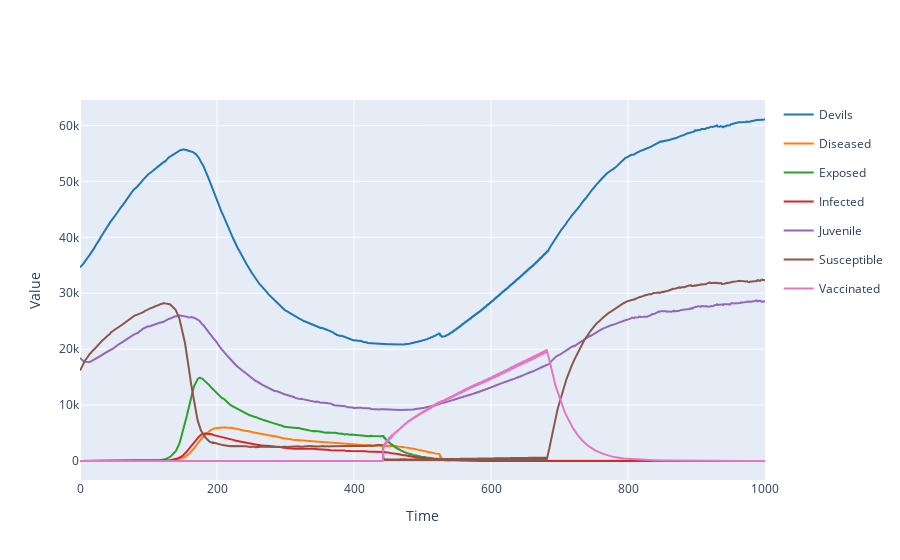

Source (notebook cell):
### Code cell
Saved_Results.plotplotly()

### Figure 1 — Plotly figure (JSON) as saved in the notebook; plotly's stock layout.template omitted (floating-point values rounded to 4 significant figures; data arrays with more than 128 entries replaced by an {"elided": "..."} marker saying what was removed)
{"data": [{"legendgroup": "Devils", "line": {"color": "#1f77b4"}, "mode": "lines", "name": "Devils", "type": "scatter", "x": {"elided": "1001 int values"}, "y": {"elided": "1001 int values"}}, {"legendgroup": "Diseased", "line": {"color": "#ff7f0e"}, "mode": "lines", "name": "Diseased", "type": "scatter", "x": {"elided": "1001 int values"}, "y": {"elided": "1001 int values"}}, {"legendgroup": "Exposed", "line": {"color": "#2ca02c"}, "mode": "lines", "name": "Exposed", "type": "scatter", "x": {"elided": "1001 int values"}, "y": {"elided": "1001 int values"}}, {"legendgroup": "Infected", "line": {"color": "#d62728"}, "mode": "lines", "name": "Infected", "type": "scatter", "x": {"elided": "1001 int values"}, "y": {"elided": "1001 int values"}}, {"legendgroup": "Juvenile", "line": {"color": "#9467bd"}, "mode": "lines", "name": "Juvenile", "type": "scatter", "x": {"elided": "1001 int values"}, "y": {"elided": "1001 int values"}}, {"legendgroup": "Susceptible", "line": {"color": "#8c564b"}, "mode": "lines", "name": "Susceptible", "type": "scatter", "x": {"elided": "1001 int values"}, "y": {"elided": "1001 int values"}}, {"legendgroup": "Vaccinated", "line": {"color": "#e377c2"}, "mode": "lines", "name": "Vaccinated", "type": "scatter", "x": {"elided": "1001 int values"}, "y": {"elided": "1001 int values"}}], "layout": {"showlegend": true, "title": {"text": ""}, "xaxis": {"title": {"text": "Time"}}, "yaxis": {"title": {"text": "Value"}}}}
